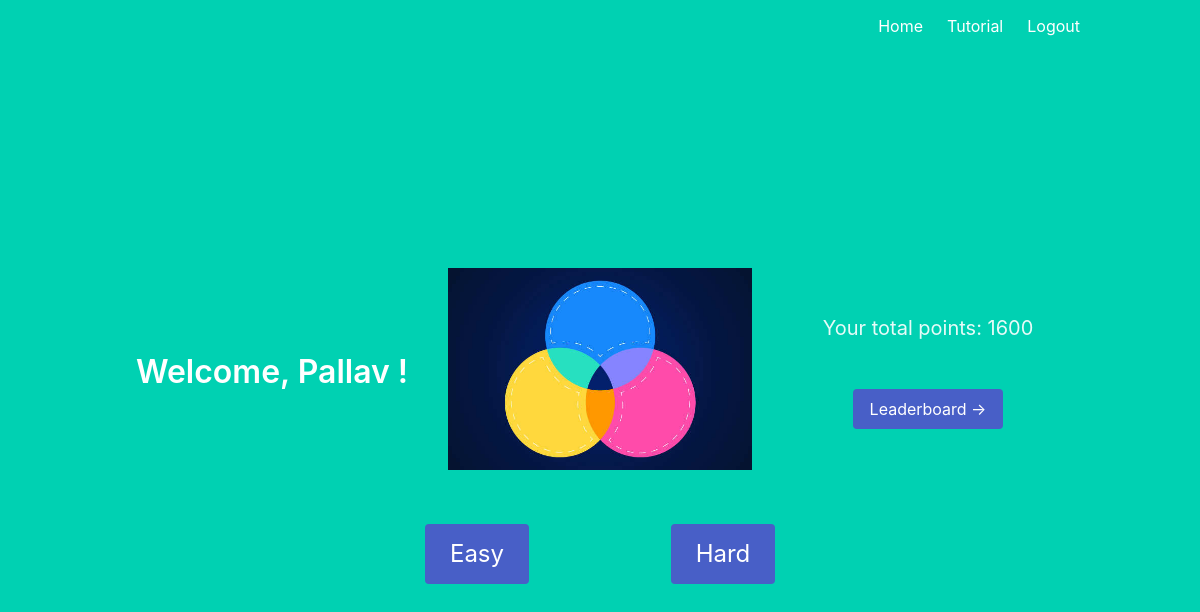
The page /home (signed in) on the database as committed earlier.
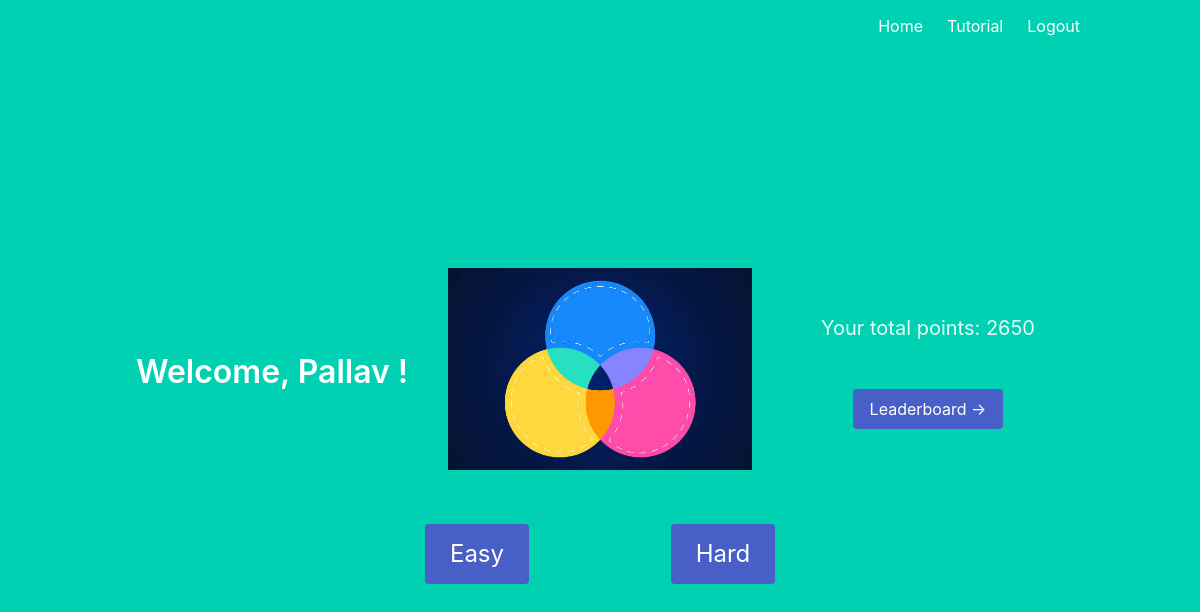
The same page on the database as committed later.
### models.py (models this page shows)
class User(UserMixin, db.Model):
    id = db.Column(db.Integer, primary_key = True)
    email = db.Column(db.String(100), unique=True)
    password = db.Column(db.String(100))
    name = db.Column(db.String(1000))
    points = db.Column(db.Integer, default=0)
    teacher = db.Column(db.Integer, default=0)

### main.py (the view)
@main.route('/home')
@login_required
def home():
    if current_user.teacher == 0:
        return render_template('home.html', name=current_user.name, points=current_user.points)
    elif current_user.teacher == 1:
        return render_template('teacherHome.html', name=current_user.name)
    elif current_user.teacher == 2:
        return render_template('adminHome.html', name=current_user.name)
    else:
        return ""

### templates/home.html
{% extends "base.html" %}
{% block content %}
<div class="columns is-vcentered">
  <div class="column">
    <h1 class="title">
      Welcome, {{ name }}!
    </h1>
  </div>
  <div class="column" height="300"><img src="/static/logo.jpg"></div>
  <div class="column">
    <h3 class="subtitle">
      Your total points: {{ points }}
    </h3>
    <br>
    <a href="{{url_for('main.leaderboard') }}" class="button is-link">Leaderboard -></a>
  </div>
</div>
<br>
<div class="columns">
  <div class="column is-one-fifths"></div>
  <div class="column"><a href="{{url_for('main.easyQuestions')}}" class="button is-link is-large">Easy</a></div>
  <div class="column"><a href="{{url_for('main.hardQuestions')}}" class="button is-link is-large">Hard</a></div>
  <div class="column is-one-fifths"></div>
</div>
{% endblock %}

### templates/base.html (shortened to what this page needs)
<!DOCTYPE html>
<html>
<head>
    <link rel="stylesheet" href="https://cdnjs.cloudflare.com/ajax/libs/bulma/0.7.2/css/bulma.min.css" />
</head>
<body>
    <section class="hero is-primary is-fullheight">
        <div class="hero-head">
            <nav class="navbar">
                <div class="container">
                    <div id="navbarMenuHeroA" class="navbar-menu">
                        <div class="navbar-end">
                            {% if current_user.is_authenticated %}
                            <a href="{{ url_for('main.home') }}" class="navbar-item">
                                Home
                            </a>
                            {% endif %}
                            <a href="{{ url_for('main.tutorial') }}" class="navbar-item">
                                Tutorial
                            </a>
                            {% if current_user.is_authenticated %}
                            <a href="{{ url_for('auth.logout') }}" class="navbar-item">
                                Logout
                            </a>
                            {% endif %}
                        </div>
                    </div>
                </div>
            </nav>
        </div>
        <div class="hero-body">
            <div class="container has-text-centered">
                {% block content %}
                {% endblock %}
            </div>
        </div>
    </section>
</body>
</html>

Rows that differ between the two databases and show on the page:
changed User "Pallav": points "1600" → "2650"
